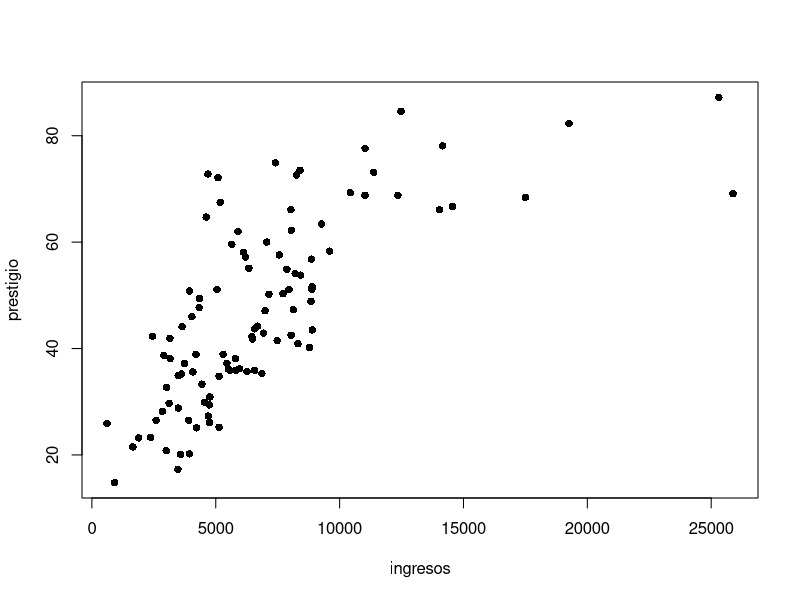
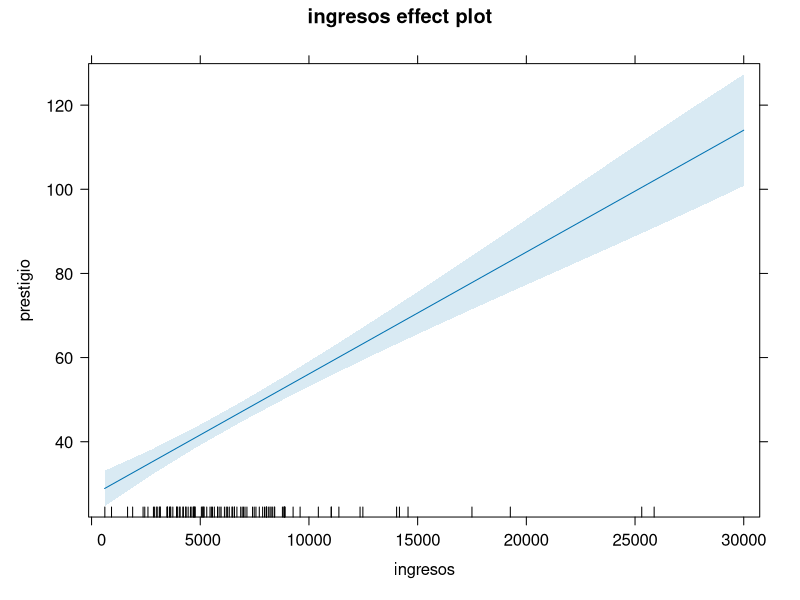
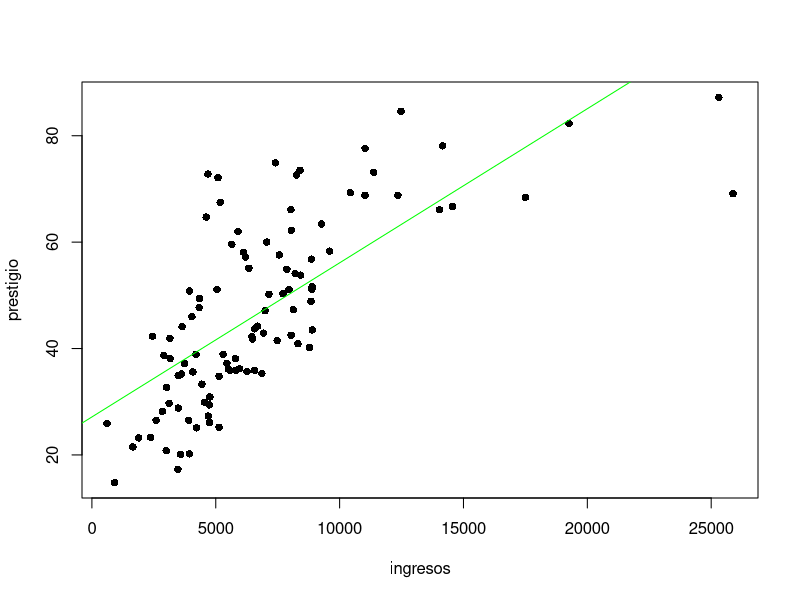
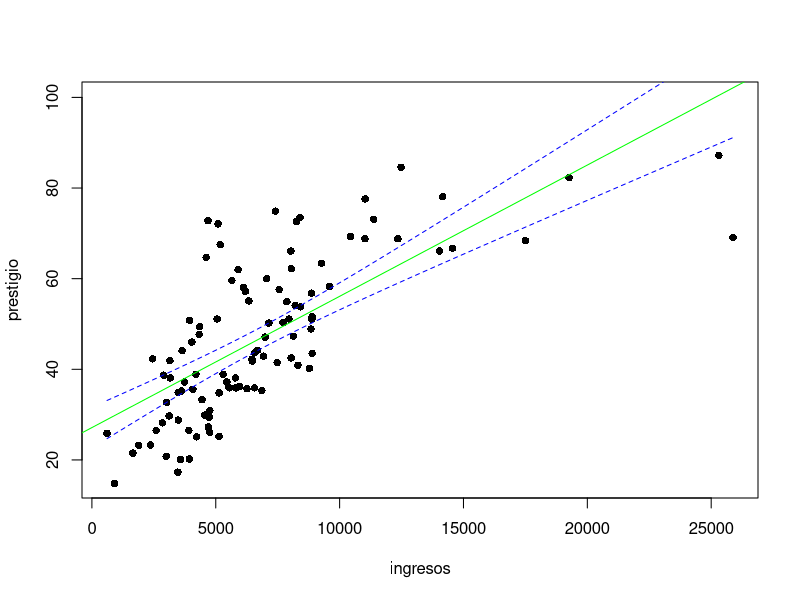
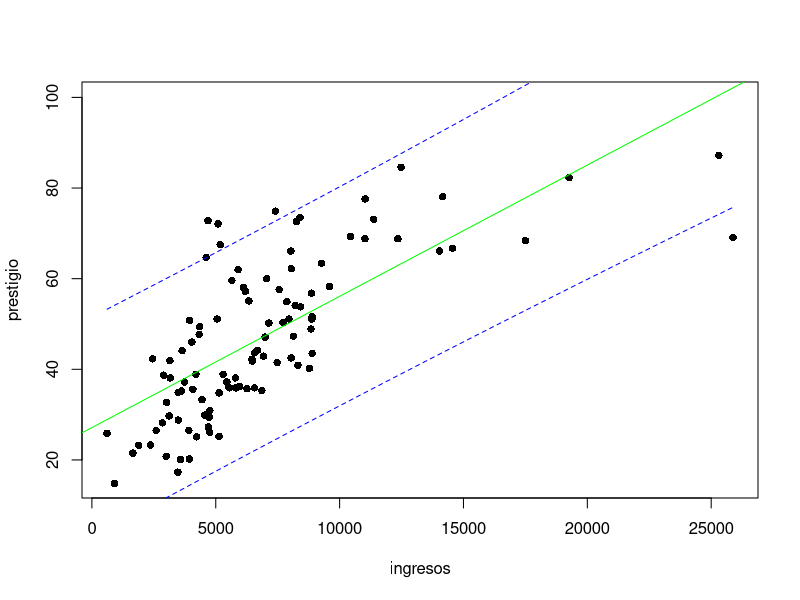
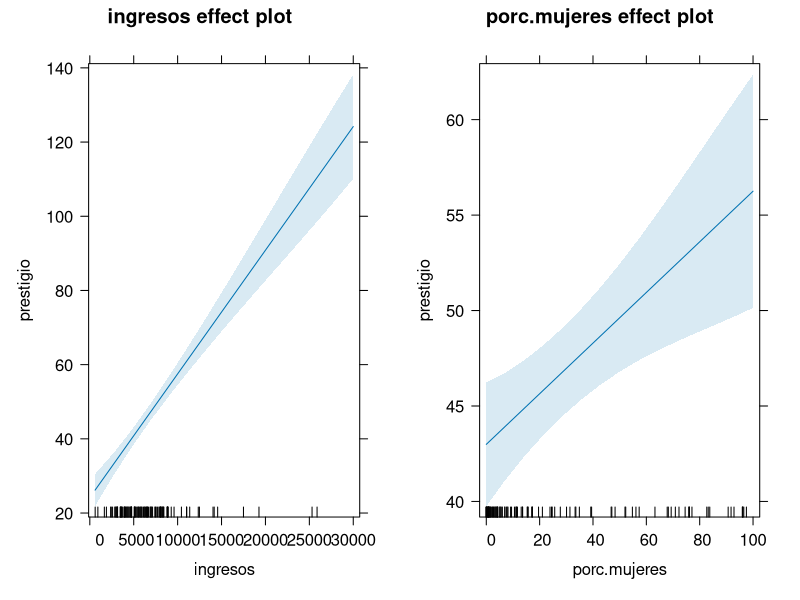
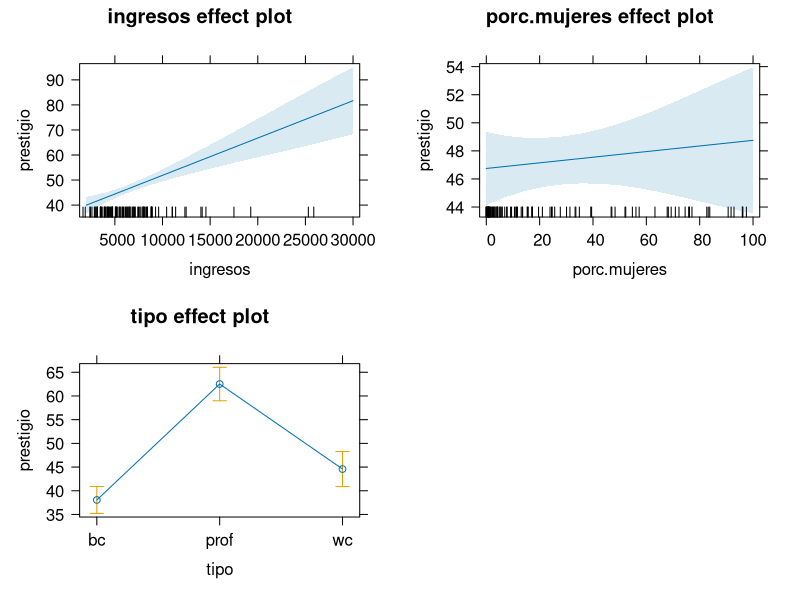
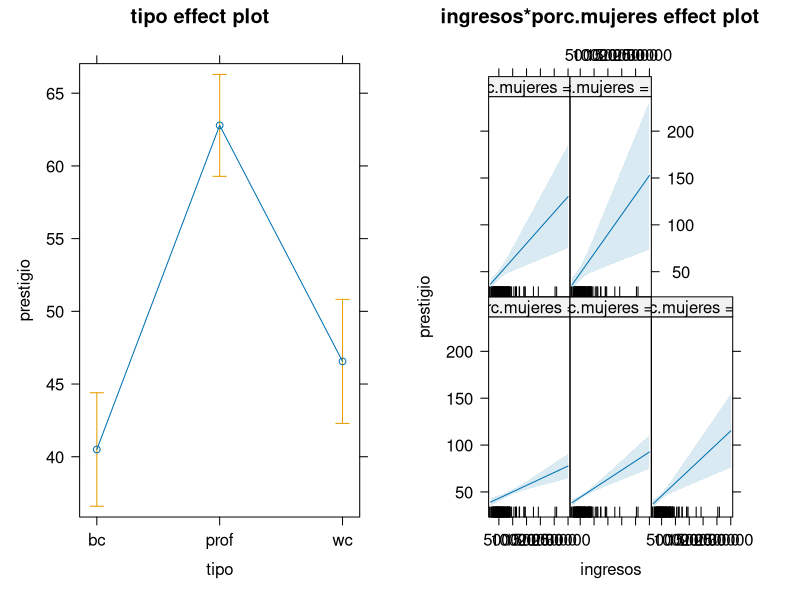

Generate these figures, in order, with R: (Note: this script raises an error after producing the figures.)
## ---- chunk 1
Prestigio <- read.csv('Prestigio.csv',header=TRUE,stringsAsFactors = TRUE)
## ---- chunk 2
plot(Prestigio[c('ingresos','prestigio')],pch=16)
## ---- chunk 3
mod1 <- lm(prestigio~ingresos,data=Prestigio)
## ---- chunk 4
summary(mod1)
## ---- chunk 5
car::Confint(mod1)
## ---- chunk 6
plot(effects::allEffects(mod1))
## ---- chunk 7
plot(Prestigio[c('ingresos','prestigio')],pch=16)
abline(mod1,col='green')
## ---- chunk 8
x<- with(Prestigio,seq(min(ingresos),max(ingresos),1))
preds <- predict(mod1,newdata=list(ingresos=x),interval='confidence')

plot(Prestigio[c('ingresos','prestigio')],pch=16,ylim=c(15,100))
abline(mod1,col='green')

lines(x, preds[,2], col="blue", lty=2)
lines(x, preds[,3], col="blue", lty=2)
## ---- chunk 9
x<- with(Prestigio,seq(min(ingresos),max(ingresos),1))
preds <- predict(mod1,newdata=list(ingresos=x),interval='prediction')

plot(Prestigio[c('ingresos','prestigio')],pch=16,ylim=c(15,100))
abline(mod1,col='green')

lines(x, preds[,2], col="blue", lty=2)
lines(x, preds[,3], col="blue", lty=2)
## ---- chunk 10
# RMSE
summary(mod1)$sigma

# R2
summary(mod1)$r.squared

## ---- chunk 11
mod2 <- lm(prestigio~ingresos+porc.mujeres,data=Prestigio)
summary(mod2)
## ---- chunk 12
car::Confint(mod2)
## ---- chunk 13
plot(effects::allEffects(mod2))
## ---- chunk 14
Zscores <- sapply(Prestigio[,c('prestigio','ingresos','porc.mujeres')],scale)
colnames(Zscores) <- c('Z.prestigio','Z.ingresos','Z.mujeres')
datosZ <- data.frame(Zscores)

mod.Z <- lm(Z.prestigio ~ Z.ingresos + Z.mujeres, data=datosZ)
summary(mod.Z)
## ---- chunk 15
anova(mod1,mod2)
## ---- chunk 16
mod3 <- lm(prestigio~ingresos+porc.mujeres+tipo,data=Prestigio)
summary(mod3)
## ---- chunk 17
plot(effects::allEffects(mod3))
## ---- chunk 18
car::Anova(mod3)
## ---- chunk 19
mod4 <- update(mod3,.~.-porc.mujeres)

anova(mod4,mod3)
## ---- chunk 20
mod5 <- lm(prestigio~tipo+ingresos*porc.mujeres,data=Prestigio)
summary(mod5)
## ---- chunk 21
plot(effects::allEffects(mod5))
## ---- chunk 22
 anova(mod4,mod5)
## ---- chunk 23
mod6 <- lm(prestigio~poly(ingresos,2,raw=TRUE)+tipo,data=Prestigio)
summary(mod6)
## ---- chunk 24
plot(effects::allEffects(mod6))
## ---- chunk 25
mod7 <- lm(prestigio~poly(ingresos,3,raw=TRUE)+tipo,data=Prestigio)
anova(mod6,mod7)
## ---- chunk 26
mod8 <- lm(prestigio~poly(ingresos,2,raw=FALSE)+tipo,data=Prestigio)
summary(mod8)
## ---- chunk 27
mod9 <- lm(prestigio~cut(ingresos,4)+tipo,data=Prestigio)
summary(mod9)
## ---- chunk 28
plot(effects::allEffects(mod9))
## ---- chunk 29
mod10 <- lm(prestigio~ splines::ns(ingresos,knots=c(8000))+tipo,
             data = Prestigio)
summary(mod10)
## ---- chunk 30
plot(effects::allEffects(mod10))
## ---- chunk 31
UN <- read.csv('UN.csv',header=TRUE)
plot(density(na.omit(UN$infant.mortality),bw = 6),
     xlim=c(-30,200),xlab='Tasa mortalidad infantil (x 1000)',lwd=2,
     ylab='Densidad',main='')
rug(UN$infant.mortality)
## ---- chunk 32
datos <- data.frame(T1=-(scale(UN$infant.mortality))^(-1),
           T2=-(scale(UN$infant.mortality))^(-.5),
           T3=log(scale(UN$infant.mortality,10)),
           T4=(scale(UN$infant.mortality))^(.5),
           T5=scale(UN$infant.mortality))
boxplot(datos,ylim=c(-10,4.7),yaxt='n',xaxt='n')
axis(1,at=1:5,labels=c(expression(-X^{-1}),
                       expression(-X^{-1/2}),
                       expression(log[10](X)),
                       expression(X^{1/2}),
                       expression(X)))
## ---- chunk 33
plot(density(na.omit(log(UN$infant.mortality)),bw = .25),
     xlab=expression(paste(log[e],'(Tasa mortalidad infantil)')),lwd=2,
     ylab='Densidad',main='')
rug(na.omit(log(UN$infant.mortality)))
## ---- chunk 34
with(UN,car::scatterplot(gdp,infant.mortality,label=row.names(UN),
                    xlab='PIB',ylab='Mortalidad'))
## ---- chunk 35
with(UN,car::scatterplot(log(gdp),log(infant.mortality),label=row.names(UN),
                    xlab='log(PIB)',ylab='log(Mortalidad)'))
## ---- chunk 36
BC <- MASS::boxcox(infant.mortality~gdp,data=UN)
lambda <- BC$x[which.max(BC$y)]
## ---- chunk 37
boxcoxT <- function(x,lamb){(x ^ lamb - 1) / lamb}
BCscores <- sapply(UN[,c('infant.mortality','gdp')],boxcoxT,lamb=lambda)
colnames(BCscores) <- c('BC.infant','BC.GDP')
datosBC <- data.frame(BCscores)

with(datosBC,car::scatterplot(BC.GDP,BC.infant,label=row.names(UN),
                    xlab='PIB',ylab='Mortalidad'))
## ---- chunk 38
colnames(UN) <- c('Mortalidad','PIB')
summary(lm(Mortalidad~PIB,data=UN))
## ---- chunk 39
summary(lm(Mortalidad~log(PIB),data=UN))
## ---- chunk 40
summary(lm(log(Mortalidad)~PIB,data=UN))
## ---- chunk 41
summary(lm(log(Mortalidad)~log(PIB),data=UN))
## ---- chunk 42
UN <- na.omit(UN)
logmod <- lm(log(Mortalidad)~log(PIB),data=UN)
fit.y <- exp(predict(logmod))
Rsq.ln <- 1-sum((UN$Mortalidad-fit.y)^2)/sum((UN$Mortalidad-mean(UN$Mortalidad))^2)
cat('Pseudo-R^2 para el modelo log-log: ' ,round(Rsq.ln,4))
## ---- chunk 43
diabetes <- read.csv('diabetes.csv',header=TRUE,stringsAsFactors = TRUE)
## ---- chunk 44
if(!require(leaps)) install.packages('leaps')
library(leaps)

regsub.full <- regsubsets(glyhb ~ .-id,nbest=1, data=diabetes,nvmax=18)
mysum <- summary(regsub.full)

plot(regsub.full,scale='adjr2') # Or Cp, bic
plot(regsub.full,scale='Cp')
plot(regsub.full,scale='bic')

plot(mysum$adjr2,type='l',xlab='Complejidad',main='Adj-R2')
points(mysum$adjr2,pch=16)
abline(v=which.max(mysum$adjr2),col='red',lty=2)
text(x=5.5, y=0.69,labels = paste('Max en k =',which.max(mysum$adjr2),' términos',sep=''),col='red')

plot(mysum$bic,type='l',xlab='Complejidad',main='bic')
points(mysum$bic,pch=16)
abline(v=which.min(mysum$bic),col='red',lty=2)
text(x=8, y=-120,labels = paste('Min en k =',which.min(mysum$bic),' términos',sep=''),col='red')

plot(mysum$cp,type='l',,xlab='Complejidad',main='Mallows Cp')
points(mysum$cp,pch=16)
abline(v=which.min(mysum$cp),col='red',lty=2)
text(x=12, y=20,labels = paste('Min en k =',which.min(mysum$cp),' términos',sep=''),col='red')

## ---- chunk 45
if(!require(RcmdrMisc)) install.packages('RcmdrMisc')
library(RcmdrMisc)

mod.full <- lm(glyhb~.-id,data=diabetes)

stepwise(mod.full, direction='backward', criterion='BIC') # trace=0 para evitar imprimir los pasos intermedios

## ---- chunk 46
stepwise(mod.full, direction='forward', criterion='BIC')
## ---- chunk 47
# Código adaptado de Gareth et Al. (2015)

# Dividir la muestra en muestra de entrenamiento y de test:
set.seed(123)
train <- sample(c(T,F),nrow(diabetes),replace=TRUE)
test <- !train
# Entrenar el modelo con la muestra de entrenamiento
regfit.best <- regsubsets(glyhb~.-id,data=diabetes[train,],nvmax=18)

# Validar el modelo con la muestra de test
test.mat <- model.matrix(glyhb~.-id,data=diabetes[test,])
val.errors <- array(NA,)
for(i in 1:18){
  coefi <- coef(regfit.best,id=i)
  pred <- test.mat[,names(coefi)]%*%coefi
  val.errors[i] <- mean((diabetes$glyhb[test]-pred)^2)
}

min <- which.min(val.errors)

plot(val.errors,type='l',xlab='Complejidad',main='CV Muestra de validación')
points(val.errors,pch=16)
abline(v=which.min(val.errors),col='red',lty=2)
text(15,max(val.errors),labels = paste('Min en k =',min,' términos',sep=''),col='red')


# Estimar el modelo con el número óptimo de regresores con la muestra completa

regfit.best <- regsubsets(glyhb~.-id,data=diabetes,nvmax=min)
coef(regfit.best,min)
## ---- chunk 48
# Código adaptado de Gareth et Al. (2015)

# Creamos en primer lugar un método predict para regsubsets

predict.regsubsets <- function(object,newdata,id,...){
      form <- as.formula(object$call[[2]])
      mat <- model.matrix(form,newdata)   
      coefi <- coef(object,id=id)       
      xvars <- names(coefi)               
      mat[,xvars]%*%coefi             
}

# Creación y asignación de los individuos a los folds: k= 5, 10, ..., nrow(diabetes)
# Si se especifica el número de filas del data.frame se lleva a cabo validación con Leave-One-Out 
k <- 50

set.seed(123)   
if (k != nrow(diabetes)) { 
  folds <- sample(1:k, nrow(diabetes), replace = TRUE)
} else {
  folds <- 1:k
  }
cv_errors <- matrix(NA, k, 18, dimnames = list(NULL, paste(1:18)))

# Estimación del MSE mediante validación cruzada
for(j in 1:k){
    
    # La muestra de entrenamiento es la muestra completa menos los datos del j-esimo fold
    best_fit <- regsubsets(glyhb~.-id, data = diabetes[folds!=j,], nvmax=18)
    
    # Cada valor de i representa el número de regresores (nivel de complejidad del modelo)
    for(i in 1:18){
        
        # Predicciones para el j-ésimo fold usando el subconjunto con i términos
        pred <- predict(best_fit, diabetes[folds==j,], id=i)
        
        # Calcular MSE y guardarlo
        cv_errors[j,i] <- mean((diabetes$glyhb[folds==j]-pred)^2)
    }
}

# Calcular la media de todos los folds para cada nivel de complejidad
mean_cv_errors <- apply(cv_errors, 2, function(x) mean(x,na.rm=TRUE))

# Hallar el nivel de complejidad que minimiza el error de cross-validación
min <- which.min(mean_cv_errors)

# Gráfico del error de cross-validación

plot(mean_cv_errors,type='l',xlab='Complejidad',main=ifelse(k==nrow(diabetes),'LOO Cross-Validation',paste(k,'-Fold CV',sep='')))
points(mean_cv_errors,pch=16)
abline(v=which.min(mean_cv_errors),col='red',lty=2)
text(15,max(mean_cv_errors),labels = paste('Min en k =',min,' términos',sep=''),col='red')

# Obtener el mejor modelo con el número de términos óptimo así como las estimaciones de los parámetros para la muestra completa

reg_best <- regsubsets(glyhb~.-id, data = diabetes, nvmax = min)
coef(reg_best, min)

## ---- chunk 49
if(!require(glmnet)){ install.packages('glmnet')
  library(glmnet)}

grid <- 10^seq(-3,2,length=100)

# Hot encoding

factores <- model.matrix(diabetes$glyhb~diabetes$location+diabetes$gender+diabetes$frame)[,-1]

matrizMODS <- as.matrix(data.frame(factores,diabetes[colnames(diabetes)[c(2:5,8,10,11,13:19)]]))

mod.ridge <- glmnet(matrizMODS,as.matrix(diabetes['glyhb']),alpha=0,lambda=grid)

MATRIZ.COEFS <- matrix(NA,nrow=dim(coef(mod.ridge))[2],dim(coef(mod.ridge))[1]-1)
for(i in 1:dim(coef(mod.ridge))[2]){
  MATRIZ.COEFS[i,] <- coef(mod.ridge)[-1,i]
}

par(mar=c(4,5,2,2))
matplot(MATRIZ.COEFS[order(mod.ridge$lambda,decreasing=FALSE),], type = 'l',lwd=1.5,
        xaxt='n',xlab=expression(lambda),ylab=expression(hat(beta)))
axis(1,at=seq(1,100,length=5),labels= round(rev(mod.ridge$lambda)[seq(1,100,length=5)],3))
## ---- chunk 50
# TRAINING Y TEST
set.seed(123)
train <- sample(1:nrow(diabetes),.6*nrow(diabetes))
test <- (-train)


# MODELO

ridge.mod <- glmnet(matrizMODS[train,],as.matrix(diabetes['glyhb'])[train],alpha=0,lambda=grid)
# Un valor de lambda cualquiera para RMSE test
ridge.pred <- predict(ridge.mod,s=1.2,newx=matrizMODS[test,])
mean((diabetes[test,'glyhb']-ridge.pred)^2)


# CV lambda

set.seed(123)
cv.out <- cv.glmnet(matrizMODS[train,],as.matrix(diabetes['glyhb'])[train],alpha=0)
par(mar=c(4,4,2,2))
plot(cv.out,ylab='MSE')
## ---- chunk 51
ridge.pred <- predict(ridge.mod,s=cv.out$lambda.min,newx=matrizMODS[test,])
mean((diabetes[test,'glyhb']-ridge.pred)^2) # RMSE para el valor de lambda óptimo

# Modelo datos completos para los coeficientes 2 escenarios: óptimo (min) y min + 1SE

ridge.mod.out <- glmnet(matrizMODS,as.matrix(diabetes['glyhb']),alpha=0,lambda=grid)
ridge.coef1 <- predict(ridge.mod.out,type='coefficients',s=cv.out$lambda.min)
ridge.coef2 <- predict(ridge.mod.out,type='coefficients',s=cv.out$lambda.1se)
MAT <- cbind(ridge.coef,ridge.coef2)
dimnames(MAT)[[2]] <- c('Min','Min1SE')
MAT
## ---- chunk 52
mod.lasso <- glmnet(matrizMODS,as.matrix(diabetes['glyhb']),alpha=1,lambda=grid)

MATRIZ.COEFS <- matrix(NA,nrow=dim(coef(mod.lasso))[2],dim(coef(mod.lasso))[1]-1)
for(i in 1:dim(coef(mod.lasso))[2]){
  MATRIZ.COEFS[i,] <- coef(mod.lasso)[-1,i]
}

par(mar=c(4,5,2,2))
matplot(MATRIZ.COEFS[order(mod.lasso$lambda,decreasing=FALSE),], type = 'l',lwd=1.5,
        xaxt='n',xlab=expression(lambda),ylab=expression(hat(beta)))
axis(1,at=seq(1,100,length=5),labels= round(rev(mod.lasso$lambda)[seq(1,100,length=5)],3))


# TRAINING Y TEST
set.seed(123)
train <- sample(1:nrow(diabetes),.6*nrow(diabetes))
test <- (-train)

# MODELO

lasso.mod <- glmnet(matrizMODS[train,],as.matrix(diabetes['glyhb'])[train],alpha=1,lambda=grid)
# Un valor de lambda cualquiera para RMSE test
lasso.pred <- predict(lasso.mod,s=1.2,newx=matrizMODS[test,])
mean((diabetes[test,'glyhb']-lasso.pred)^2)


# CV lambda

set.seed(123)
cv.out <- cv.glmnet(matrizMODS[train,],as.matrix(diabetes['glyhb'])[train],alpha=1)
par(mar=c(4,4,2,2))
plot(cv.out,ylab='MSE')


lasso.pred <- predict(lasso.mod,s=cv.out$lambda.min,newx=matrizMODS[test,])
mean((diabetes[test,'glyhb']-lasso.pred)^2)

# Modelo datos completos para los coeficientes

lasso.mod.out <- glmnet(matrizMODS,as.matrix(diabetes['glyhb']),alpha=1,lambda=grid)
lasso.coef <- predict(lasso.mod.out,type='coefficients',s=cv.out$lambda.min)

lasso.coef <- predict(lasso.mod.out,type='coefficients',s=cv.out$lambda.1se)
lasso.coef
## ---- chunk 53
if(!require(pls)){install.packages('pls')
  library(pls)
}

# Validación cruzada para decidir el número óptimo de compenentes
set.seed(123)
pcr.mod <- pcr(glyhb~.-id,data=diabetes[train,],scale=TRUE,validation='CV')

summary(pcr.mod)

validationplot(pcr.mod,val.type='MSEP',xlab='Nº de componentes',main='')

# PCR con 10 componentes y estimación del MSE
x <- model.matrix(glyhb~.-id,data=diabetes)[,-1]

pcr.pred <- predict(pcr.mod,newdata=x[test,],ncomp=10)
mean((pcr.pred-diabetes[test,'glyhb'])^2)
## ---- chunk 54

set.seed(123)
pls.mod <- plsr(glyhb~.-id,data=diabetes[train,],scale=TRUE,validation='CV')

summary(pls.mod)

validationplot(pls.mod,val.type='MSEP',xlab='Nº de componentes',main='')


x <- model.matrix(glyhb~.-id,data=diabetes)[,-1]

pls.pred <- predict(pls.mod,newdata=x[test,],ncomp=4)
mean((pls.pred-diabetes[test,'glyhb'])^2)
## ---- chunk 55
Prestigio <- read.csv('Prestigio.csv',header=TRUE,stringsAsFactors = TRUE)
## ---- chunk 56
mod1 <- lm(prestigio~ingresos+porc.mujeres,data=Prestigio)
plot(mod1)
## ---- chunk 57
par(mfrow=c(1,2))
plot(mod1,which = c(1,3))

library(lmtest)
resettest(prestigio~ingresos+porc.mujeres, power=2:3, type="regressor", data=Prestigio)

# Component residuals plots para efectos principales

crPlots(mod1, smooth=list(span=0.5))
## ---- chunk 58
par(mfrow=c(1,2))
hist(mod1$residuals)
plot(mod1,which = 2)

shapiro.test(mod1$residuals)

#ks.test(residuals(mod1),'pnorm',mean=0,sd=summary(mod1)$sigma)
## ---- chunk 59
par(mfrow=c(1,2))
plot(mod1,which=c(1,3))

bptest(prestigio ~ ingresos+porc.mujeres, varformula = ~ fitted.values(mod1), studentize=FALSE, data=Prestigio)
## ---- chunk 60
acf(mod1$residuals)

set.seed(123)
durbinWatsonTest(mod1,max.lag=10)
## ---- chunk 61
mod2 <- lm(prestigio~poly(ingresos,2,raw=FALSE)+porc.mujeres*educacion,data=Prestigio)
car::vif(mod2)
## ---- chunk 62
mod2 <- lm(prestigio~poly(ingresos,2,raw=FALSE)+porc.mujeres*scale(educacion),data=Prestigio)
car::vif(mod2)
## ---- chunk 63
influenceIndexPlot(mod2, id=list(method="y", n=3), vars=c("Studentized"))
# Se puede utilizar funciones extractoras como rstudent() y rstandard()
## ---- chunk 64
influenceIndexPlot(mod2, id=list(method="y", n=3), vars=c("hat"))
# Función extractora hatvalues()
## ---- chunk 65

influenceIndexPlot(mod2, id=list(method="y", n=3), vars=c("Cook"))
# Función extractora: cooks.distance()

influencePlot(mod2, id=list(method="noteworthy", n=3))
avPlots(mod2, id=list(method="mahal", n=2)) ## Added-variables plot
outlierTest(mod2)
